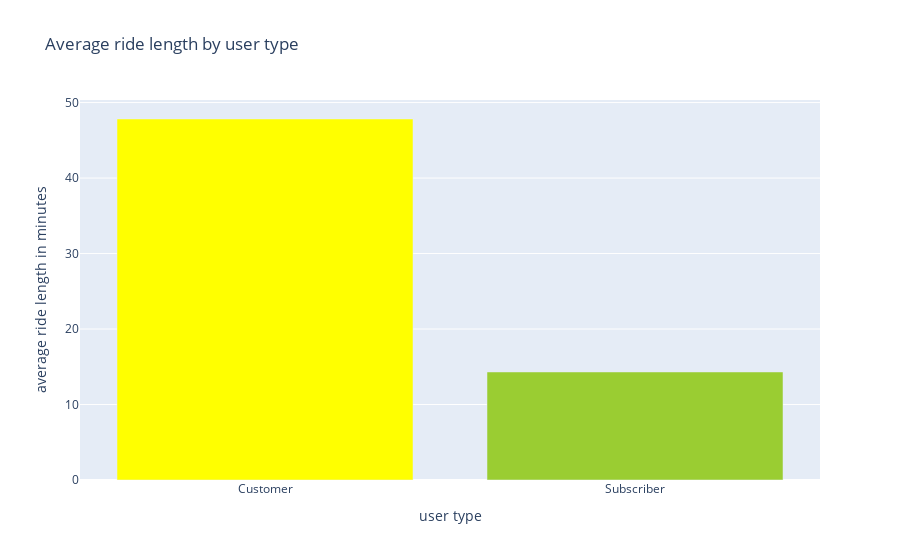

Notebook cell for this chart:
### Code cell
# viz Average ride length by user type
colors = ['yellow', 'yellowgreen']

pivot_table = [go.Bar(x=avg_ride_length_by_member_type.index,
                      y=avg_ride_length_by_member_type.values.flatten(),
                      marker_color=colors)]

my_layout = {'title': 'Average ride length by user type',
             'xaxis': {'title': 'user type'},
             'yaxis': {'title': 'average ride length in minutes'},}

fig = go.Figure(data=pivot_table, layout=my_layout)

fig.show()

### Figure 1 — Plotly figure (JSON) as saved in the notebook; plotly's stock layout.template omitted (floating-point values rounded to 4 significant figures)
{"data": [{"marker": {"color": ["yellow", "yellowgreen"]}, "type": "bar", "x": ["Customer", "Subscriber"], "y": [47.82, 14.31]}], "layout": {"title": {"text": "Average ride length by user type"}, "xaxis": {"title": {"text": "user type"}}, "yaxis": {"title": {"text": "average ride length in minutes"}}}}
